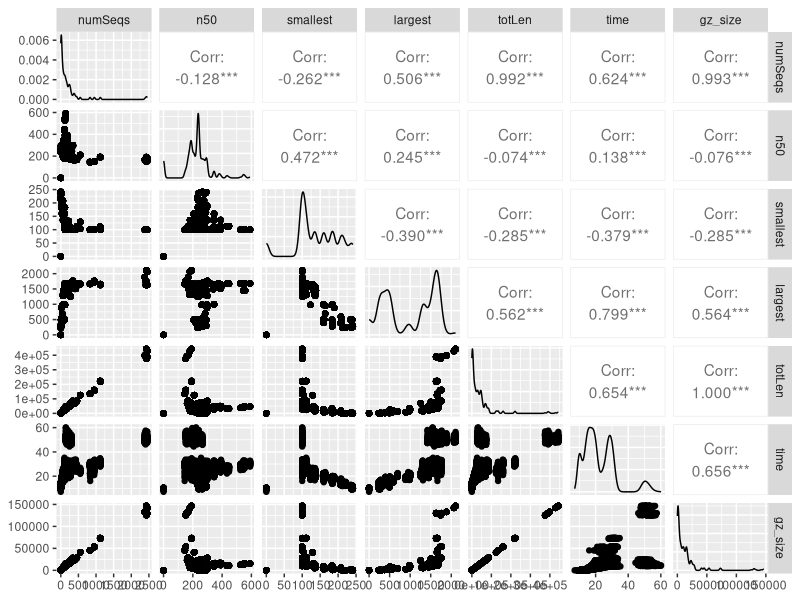

Recreate this plot in R. (Note: this script raises an error after producing the figure.)
## ---- chunk 1
data <- read.csv('merged_leaff_soapdt.csv', as.is=T, header=T)
library(ggplot2)
library(GGally)
ggpairs(data[,c(2,3,4,5,6,14,15)], color=data$K)
plotmatrix(data[,c(2,3,4,5,6,14,15)], col=rainbow(length(data$K))[rank(data$K)])
## ---- chunk 2
library(lattice)
par(mai=c(1.02,0.82,0.82,0.82))
cloud(n50 ~ totLen*largest, data,
      xlab = "n50", ylab = "largest contig",
      zlab = "total assembly length (bases)",
      main = "Relationship between n50, largest contig and total length",
      screen = list(z =40, x = 100),
      colour = rainbow(length(data$K))[rank(data$K)]
)
